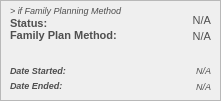
     <widget class="QFrame" name="basePopUpBodyFrame_14">
      <property name="geometry">
       <rect>
        <x>330</x>
        <y>320</y>
        <width>221</width>
        <height>101</height>
       </rect>
      </property>
      <property name="styleSheet">
       <string notr="true">#basePopUpBodyFrame_14 {
	background-color: rgb(247, 247, 247);
	border: 1px solid rgb(194, 194, 194);
	border-radius: 10px;
}</string>
      </property>
      <property name="frameShape">
       <enum>QFrame::Shape::StyledPanel</enum>
      </property>
      <property name="frameShadow">
       <enum>QFrame::Shadow::Raised</enum>
      </property>
      <widget class="QLabel" name="cp_displayFamPlanStatus">
       <property name="geometry">
        <rect>
         <x>90</x>
         <y>10</y>
         <width>121</width>
         <height>21</height>
        </rect>
       </property>
       <property name="font">
        <font>
         <family>Arial</family>
         <pointsize>8</pointsize>
        </font>
       </property>
       <property name="styleSheet">
        <string notr="true">#cp_displayFamPlanStatus{
	background-color:transparent;
	color:#4f4f4f;
}</string>
       </property>
       <property name="text">
        <string>N/A</string>
       </property>
       <property name="alignment">
        <set>Qt::AlignmentFlag::AlignRight|Qt::AlignmentFlag::AlignTrailing|Qt::AlignmentFlag::AlignVCenter</set>
       </property>
      </widget>
      <widget class="QLabel" name="cp_labelFamPlanStatus">
       <property name="geometry">
        <rect>
         <x>10</x>
         <y>15</y>
         <width>91</width>
         <height>16</height>
        </rect>
       </property>
       <property name="font">
        <font>
         <family>Arial</family>
         <pointsize>8</pointsize>
         <bold>true</bold>
        </font>
       </property>
       <property name="styleSheet">
        <string notr="true">#cp_labelFamPlanStatus{
	background-color:transparent;
	color:#4f4f4f;
}</string>
       </property>
       <property name="text">
        <string>Status:</string>
       </property>
       <property name="alignment">
        <set>Qt::AlignmentFlag::AlignLeading|Qt::AlignmentFlag::AlignLeft|Qt::AlignmentFlag::AlignVCenter</set>
       </property>
      </widget>
      <widget class="QLabel" name="labelnotenotenote">
       <property name="geometry">
        <rect>
         <x>10</x>
         <y>0</y>
         <width>151</width>
         <height>21</height>
        </rect>
       </property>
       <property name="font">
        <font>
         <family>Arial</family>
         <pointsize>7</pointsize>
         <italic>true</italic>
        </font>
       </property>
       <property name="styleSheet">
        <string notr="true">#labelnotenotenote{
	background-color:transparent;
	color:#4f4f4f;
}</string>
       </property>
       <property name="text">
        <string>&gt; if Family Planning Method</string>
       </property>
       <property name="alignment">
        <set>Qt::AlignmentFlag::AlignLeading|Qt::AlignmentFlag::AlignLeft|Qt::AlignmentFlag::AlignVCenter</set>
       </property>
      </widget>
      <widget class="QLabel" name="cp_labelFamPlanMethod">
       <property name="geometry">
        <rect>
         <x>10</x>
         <y>20</y>
         <width>121</width>
         <height>31</height>
        </rect>
       </property>
       <property name="font">
        <font>
         <family>Arial</family>
         <pointsize>8</pointsize>
         <bold>true</bold>
        </font>
       </property>
       <property name="styleSheet">
        <string notr="true">#cp_labelFamPlanMethod{
	background-color:transparent;
	color:#4f4f4f;
}</string>
       </property>
       <property name="text">
        <string>Family Plan Method:</string>
       </property>
       <property name="alignment">
        <set>Qt::AlignmentFlag::AlignLeading|Qt::AlignmentFlag::AlignLeft|Qt::AlignmentFlag::AlignVCenter</set>
       </property>
      </widget>
      <widget class="QLabel" name="cp_displayFamPlanMethod">
       <property name="geometry">
        <rect>
         <x>130</x>
         <y>30</y>
         <width>81</width>
         <height>31</height>
        </rect>
       </property>
       <property name="font">
        <font>
         <family>Arial</family>
         <pointsize>8</pointsize>
        </font>
       </property>
       <property name="styleSheet">
        <string notr="true">#cp_displayFamPlanMethod{
	background-color:transparent;
	color:#4f4f4f;
}</string>
       </property>
       <property name="text">
        <string>&lt;html&gt;&lt;head/&gt;&lt;body&gt;&lt;p&gt;N/A&lt;/p&gt;&lt;/body&gt;&lt;/html&gt;</string>
       </property>
       <property name="alignment">
        <set>Qt::AlignmentFlag::AlignRight|Qt::AlignmentFlag::AlignTop|Qt::AlignmentFlag::AlignTrailing</set>
       </property>
       <property name="wordWrap">
        <bool>true</bool>
       </property>
      </widget>
      <widget class="QLabel" name="display_DateEnded">
       <property name="geometry">
        <rect>
         <x>90</x>
         <y>71</y>
         <width>121</width>
         <height>31</height>
        </rect>
       </property>
       <property name="font">
        <font>
         <family>Arial</family>
         <pointsize>7</pointsize>
         <italic>true</italic>
        </font>
       </property>
       <property name="styleSheet">
        <string notr="true">#display_DateEnded{
	background-color:transparent;
	color:#4f4f4f;
}</string>
       </property>
       <property name="text">
        <string>N/A</string>
       </property>
       <property name="alignment">
        <set>Qt::AlignmentFlag::AlignRight|Qt::AlignmentFlag::AlignTrailing|Qt::AlignmentFlag::AlignVCenter</set>
       </property>
      </widget>
      <widget class="QLabel" name="label_DateEnded">
       <property name="geometry">
        <rect>
         <x>10</x>
         <y>70</y>
         <width>91</width>
         <height>31</height>
        </rect>
       </property>
       <property name="font">
        <font>
         <family>Arial</family>
         <pointsize>7</pointsize>
         <italic>true</italic>
         <bold>true</bold>
        </font>
       </property>
       <property name="styleSheet">
        <string notr="true">#label_DateEnded{
	background-color:transparent;
	color:#4f4f4f;
}</string>
       </property>
       <property name="text">
        <string>Date Ended:</string>
       </property>
       <property name="alignment">
        <set>Qt::AlignmentFlag::AlignLeading|Qt::AlignmentFlag::AlignLeft|Qt::AlignmentFlag::AlignVCenter</set>
       </property>
      </widget>
      <widget class="QLabel" name="display_DateStarted">
       <property name="geometry">
        <rect>
         <x>90</x>
         <y>60</y>
         <width>121</width>
         <height>21</height>
        </rect>
       </property>
       <property name="font">
        <font>
         <family>Arial</family>
         <pointsize>7</pointsize>
         <italic>true</italic>
        </font>
       </property>
       <property name="styleSheet">
        <string notr="true">#display_DateStarted{
	background-color:transparent;
	color:#4f4f4f;
}</string>
       </property>
       <property name="text">
        <string>N/A</string>
       </property>
       <property name="alignment">
        <set>Qt::AlignmentFlag::AlignRight|Qt::AlignmentFlag::AlignTrailing|Qt::AlignmentFlag::AlignVCenter</set>
       </property>
      </widget>
      <widget class="QLabel" name="label_DateStarted">
       <property name="geometry">
        <rect>
         <x>10</x>
         <y>60</y>
         <width>91</width>
         <height>20</height>
        </rect>
       </property>
       <property name="font">
        <font>
         <family>Arial</family>
         <pointsize>7</pointsize>
         <italic>true</italic>
         <bold>true</bold>
        </font>
       </property>
       <property name="styleSheet">
        <string notr="true">#label_DateStarted{
	background-color:transparent;
	color:#4f4f4f;
}</string>
       </property>
       <property name="text">
        <string>Date Started:</string>
       </property>
       <property name="alignment">
        <set>Qt::AlignmentFlag::AlignLeading|Qt::AlignmentFlag::AlignLeft|Qt::AlignmentFlag::AlignVCenter</set>
       </property>
      </widget>
     </widget>
